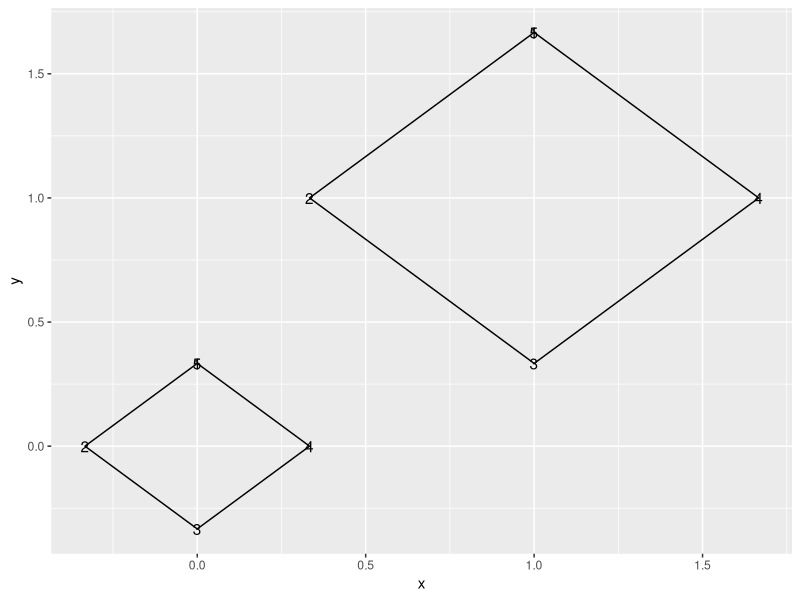
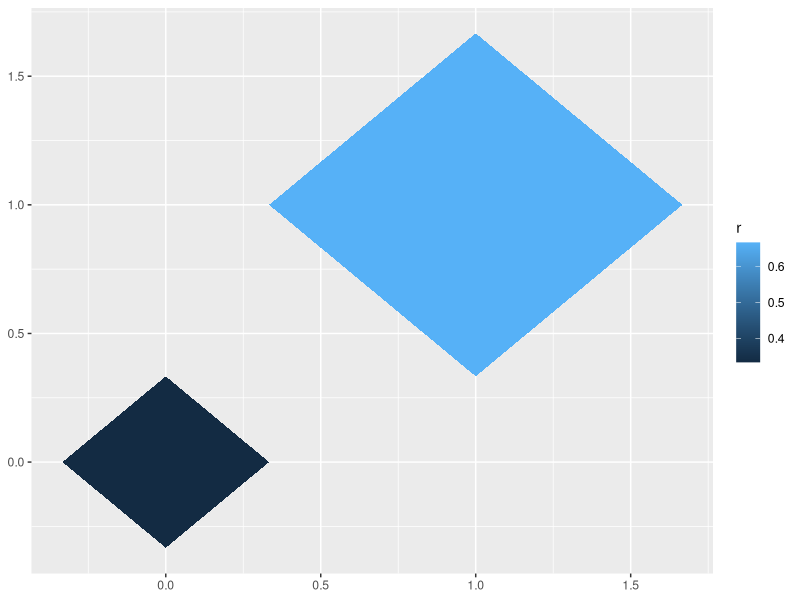
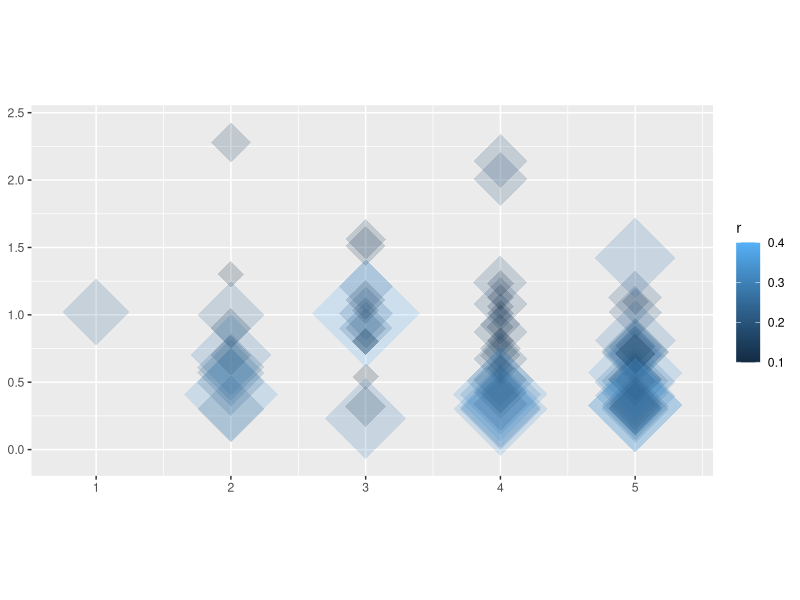
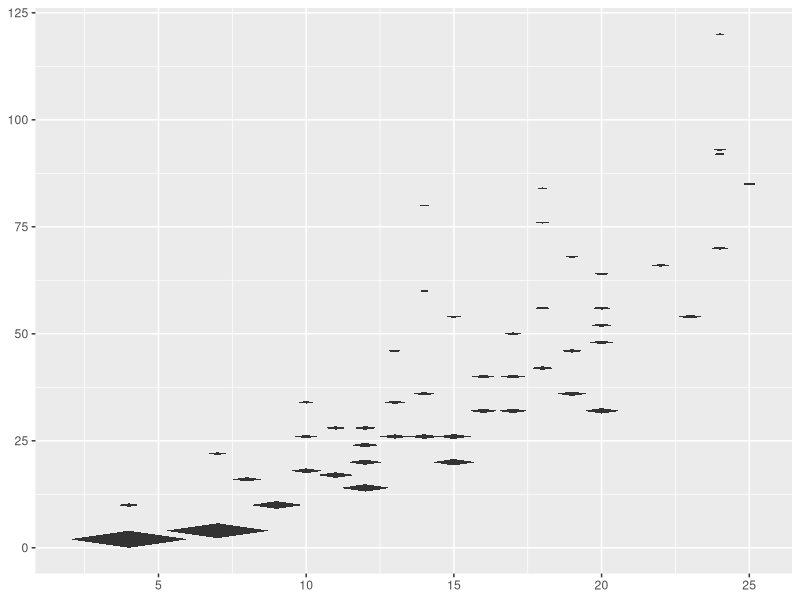
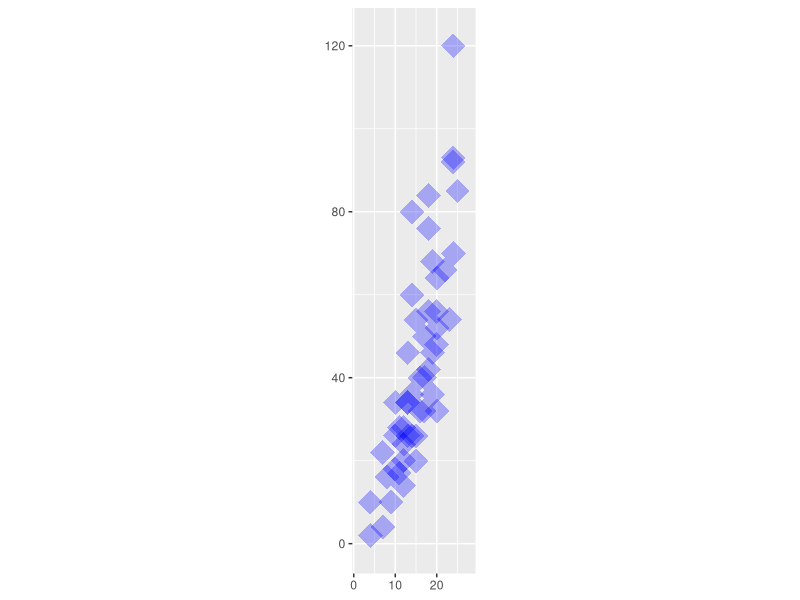

Source code (R) for these figures, in order:
## ---- chunk 1
knitr::opts_chunk$set(echo = TRUE)
options(tidyverse.quiet = TRUE)
## ---- chunk 2
library(tidyverse)

data.frame(x0 = 0:1, y0 = 0:1, r = 1:2/3) %>% 
  mutate(join = 1) %>% 
  mutate(group = row_number()) %>% 
  left_join(tibble(z = 1:5, join = 1)) %>% 
  mutate(around = 2*pi*z/max(z-1)) %>% 
  mutate(x = x0 + cos(around)*r,
         y = y0 + sin(around)*r) %>% 
  ggplot() + 
  aes(x, y, label = z) +
  geom_text() +
  geom_path(aes(group = group))
## ---- chunk 3
compute_group_stat <- function(data, scales, n = 4){
  
  data %>% 
    mutate(join = 1, 
           group = row_number()) %>% 
  left_join(tibble(z = 1:(n + 1), join = 1)) %>% 
  mutate(around = 2*pi*z/max(z-1)) %>% 
  mutate(x = x0 + cos(around)*r,
         y = y0 + sin(around)*r) 
  
}

tibble(x0 = 1, y0 = 1, r = 1 ) %>% 
  compute_group_stat()


## ---- chunk 4
StatAround <- ggproto(`_class` = "StatAround", 
                      `_inherit` = ggplot2::Stat,
                      compute_group = compute_group_stat,
                      required_aes = c("x0", "y0", "r")
                      # default_aes = aes(r = NULL)
                      )
## ---- chunk 5
geom_around <- function(
  mapping = NULL,
  data = NULL,
  position = "identity",
  na.rm = FALSE,
  show.legend = NA,
  inherit.aes = TRUE, ...) {
  ggplot2::layer(
    stat = StatAround,  # proto object from Step 2
    geom = ggplot2::GeomPolygon,  # inherit other behavior
    data = data,
    mapping = mapping,
    position = position,
    show.legend = show.legend,
    inherit.aes = inherit.aes,
    params = list(na.rm = na.rm, ...)
  )
}
## ---- chunk 6
data.frame(x0 = 0:1, y0 = 0:1, r = 1:2/3) %>% 
  ggplot() + 
  aes(x0 = x0, y0 = y0, r = r) + 
  geom_around() + 
  aes(fill = r)

diamonds %>% 
  slice_sample(n = 80) %>% 
  ggplot() + 
  aes(x0 = cut %>% as.numeric, y0 = carat  , r = clarity %>% as.numeric()/20) + 
  geom_around(alpha = .2) + 
  aes(fill = after_stat(r)) +
  coord_equal()


cars %>% 
  ggplot() + 
  aes(x0 = speed, y0 = dist, r = speed/dist) + 
  geom_around()
  

cars %>% 
  ggplot() + 
  aes(x0 = speed, y0 = dist, r = 3) + 
  geom_around(alpha = .3, fill = "blue") +
  coord_equal()

